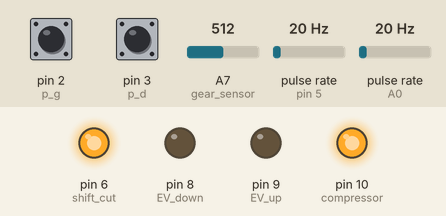
Bench run of a sketch on a simulated Arduino Nano, built with avr-gcc and run on an emulated ATmega328P. Shown: output pins drawn as LEDs (lit = HIGH). Wiring (inferred from the names in the program): 2 × pulse sensor: data pin 5 / data A0. Dashed ring = blinking. The test bench sets the inputs (shaded band); at power-on: pulse rate (sensors on A0, pin 5) 20 Hz, pin 2 (p_g) HIGH, pin 3 (p_d) HIGH, A7 (gear_sensor) = 512.

Above: at 1.2 s.
1.3 s: pulse rate (sensor on A0) set to 28 Hz
At 4.1 s:
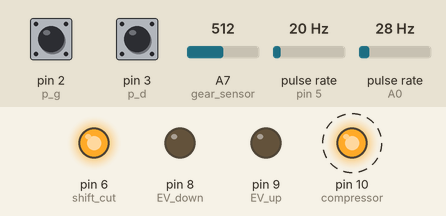
4.3 s: pulse rate (sensor on A0) set to 33 Hz
At 5.4 s:
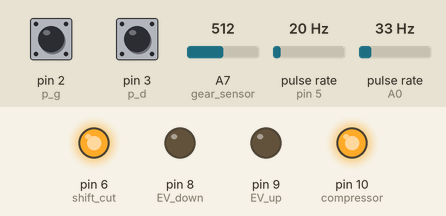
5.8 s: pin 2 (p_g) pulled LOW for 0.15 s
At 5.95 s:
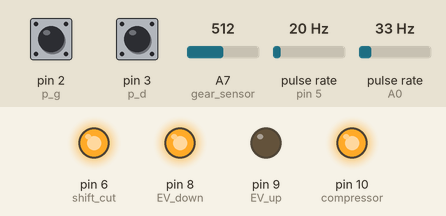
7.6 s: pulse rate (sensor on A0) set to 4 Hz
At 9.2 s:
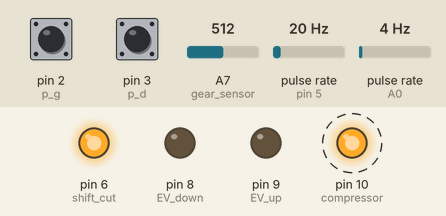
10.6 s: pulse rate (sensor on A0) set to 50 Hz
At 11.1 s:
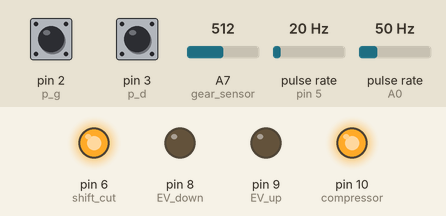
Timing chart, 0 to 13.1 s (numbered marks = the images above; inputs shaded):
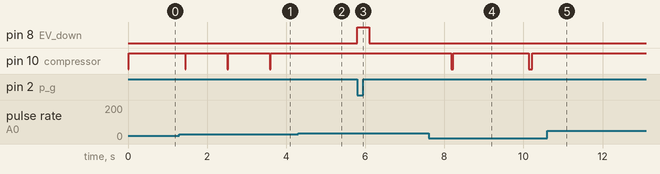

The sketch:

shifterV3.ino
```cpp
#include "Pins.h"
#include "Globales.h"
#include "Shifter.h"

volatile bool p_up = false;
volatile bool p_down = false;

volatile int RPM = 0;

void Press_upshift(){
    bitClear(EIMSK, INT1);
    p_up = true;
}

void Press_downshift(){
    bitClear(EIMSK, INT0);
    p_down = true;
}

ISR(PCINT1_vect){             // Fonction appelé dès qu'une interruption PCINT1 est déclenché (CHANGE)
    if (digitalRead(pressure_sensor)){
        TCNT2 = 0;                // mettre le timer2 à 0
        bitSet(TIMSK2, TOIE2);    // Activation interrupt sur débordement du timer2
  }

    else{
        bitClear(TIMSK2, TOIE2);          // Désactivation interrupt sur débordement du timer2
        digitalWrite(compressor,HIGH);
  }
}

ISR(TIMER2_OVF_vect){                 // Fonction appelé dès débordement du timer2 (débordement toutes les 16.384ms)
    volatile static byte overflow_counter = 0;

    overflow_counter ++;
    if (overflow_counter == 30){     // ~500ms
        bitClear(TIMSK2, TOIE2);          // Désactivation interrupt sur débordement du timer2
        digitalWrite(compressor, LOW);
        overflow_counter = 0;
    }
}

ISR(PCINT2_vect){
    if (digitalRead(rpm_pin)){  // front montant
        int timer = TCNT1;
        //TCNT1 = 0;
        RPM = RPM_MAX*(1-timer*fpwm/ftim);
    }

    else{                       // front descendant
        TCNT1 = 0;                // mettre le timer1 à 0
    }
}

ISR(TIMER1_OVF_vect){
    RPM = 0;
}

void setup(){
    noInterrupts();            // On désactive toutes les interruptions

    ///// INITIALISATION DES IO
    pinMode(EV_up, OUTPUT);     // on configure les pins des électrovannes en sortie
    digitalWrite(EV_up, LOW);

    pinMode(EV_down, OUTPUT);
    digitalWrite(EV_down, LOW);

    pinMode(p_d, INPUT_PULLUP);    // quand la palette n'est pas pressé le pin est à 5V, quand on presse la palette le pin est à 0V
    pinMode(p_g, INPUT_PULLUP);    // on utilise la résistance de pull-up interne à l'arduino

    pinMode(pressure_sensor, INPUT_PULLUP);  // interupteur normalement ouvert
    pinMode(compressor, OUTPUT);
    digitalWrite(compressor, LOW);

    pinMode(shift_cut, OUTPUT);         // pin envoyant l'ordre à l'ECU de couper l'allumage lorsqu'on passe une vitesse (shift cut sur front descendant)
    digitalWrite(shift_cut, HIGH);

    pinMode(gear_sensor, INPUT);
    pinMode(rpm_pin, INPUT);

    ///// CONFIGURATION DES INTERRUPTIONS
    attachInterrupt(digitalPinToInterrupt(p_d), Press_upshift, FALLING);    // On attache la fonction "Press_upshift" à l'interruption sur front descendant du pin de la palette droite
    attachInterrupt(digitalPinToInterrupt(p_g), Press_downshift, FALLING);  // On attache la fonction "Press_downshift" à l'interruption sur front descendant du pin de la palette gauche

    bitSet(PCICR, PCIE1);     // Activation des interrupt sur PCINT1
    PCMSK1 = 0b00000001;      // Activation de la broche A0 sur l'interruption de PCINT1

    bitSet(PCICR, PCIE2);     // Activation des interrupt sur PCINT2
    PCMSK2 = 0b00100000;      // Activation de la broche 5 sur l'interruption de PCINT2

    bitSet(TIMSK1, TOIE1);    // Activation interrupt sur débordement du timer 1
    bitClear(TCCR1B, CS12);   // prescaler de 1
    bitClear(TCCR2B, CS11);
    bitSet(TCCR2B, CS10);

    bitClear(TIMSK2, TOIE2);  // Désactivation interrupt sur débordement du timer 2
    bitSet(TCCR2B, CS22);     // On divise par 1024 le timer2 (interruption toutes les 16.384ms)
    bitSet(TCCR2B, CS21);
    bitSet(TCCR2B, CS20);

    interrupts();             // On autorise les interruptions
}

void loop() {
    byte gear = read_gear();                                 // on lit le rapport engagé
    shift(&gear, &p_up, &p_down, RPM);                       // on change le rapport de boite
}
```

Globales.h
```cpp
// DUREE ACTIVATION ELECTRO-VANNES :
#define T_up 300                   //(ms) temps d'activation du circuit pneumatique pour monter un rapport
#define T_down 300                 //(ms) temps d'activation du circuit pneumatique pour descendre un rapport
#define T_increment 10             //(ms) pas d'incrementation pour la recherce du neutre
#define T_neutre_base 50

// SECURITE
#define Gear_max 5
#define RPM_downshift_max 9000
#define RPM_min_allume 1000
#define T_rearmage 500               //(ms) durée pause après passage d'un rapport

//RPM
#define RPM_MAX 15000
#define ftim 16000000
#define fpwm 250.0
```

Shifter.cpp
```cpp
#include "Arduino.h"
#include "Globales.h"
#include "Pins.h"
#include "Shifter.h"

void shift (byte *gear, volatile bool *p_up, volatile bool *p_down, int RPM){
    if (*p_down == true and RPM < RPM_downshift_max){   //si on veut passer la vitesse inférieur
      if (*gear <= 1){  // si on est en 1ere, il faut faire tourner le selecteur dans le sens inverse (on tourne dans le sens de la montée de rapport)
        NEUTRE(gear);
      }
      else{
        DOWNSHIFT();
      }
    }

    else if (*p_up == true and *gear < Gear_max){   //si on veut passer la vitesse supérieure
      if (*gear == 0){  // si on est au neutre, il faut faire tourner le selecteur dans le sens inverse (on tourne dans le sens de la descente de rapport)
        DOWNSHIFT();
      }
      else{
        UPSHIFT();
      }
    }

    if (*p_down or *p_up){
      *p_down = false;
      *p_up = false;
      wait(T_rearmage);           // On attend T_rearmage ms

      EIFR = (0b11<<0);           // Reset les flags d'interruption pour éviter faux trigger
      // Pour reset EIFR il faut écrire 1, pas mettre la valeur du bit à 1 !

      EIMSK |= (0b11<<0);         // Réactivation des interruptions palettes
      /* Equivalent to :
      bitSet(EIMSK, INT0);
      bitSet(EIMSK, INT1);
      */
    }

}

////
void NEUTRE(byte *gear){
    int nb_try = 0;

    while (!digitalRead(p_g) and *gear!=0){   // On vérifie qu'on est pas déjà au neutre et que le pilote appuis sur la palette de gauche
        digitalWrite(shift_cut,LOW);
        digitalWrite(shift_cut,HIGH);

        if (*gear==1){
            digitalWrite(EV_up,HIGH);  //on envoie 5V sur la commande pneumatique pour monter le rapport (on ferme le transistor)
            wait(T_neutre_base + T_increment*nb_try);
            digitalWrite(EV_up,LOW);
        }
        else if (*gear==2){
            digitalWrite(EV_down,HIGH);  //on envoie 5V sur la commande pneumatique pour monter le rapport (on ferme le transistor)
            wait(T_neutre_base + T_increment*nb_try);
            digitalWrite(EV_down,LOW);
        }

        byte last_gear = *gear;         // On update que le rapport de boite engagé
        *gear = read_gear();

        if (*gear == last_gear){
            nb_try += 1;                // On incrémente le nb d'essaie pour augmenter la durée d'activation des électrovannes à l'essaie suivant si le rapport n'est pas passé
        }
        else{
            nb_try= 0;                  // Si on a sauté le point mort, on réinitialise le compteur
        }

        wait(100);
    }
}

////
void UPSHIFT(){
    digitalWrite(shift_cut,LOW);  //on envoie l'info à l'ECU qu'on shift pour qu'il coupe l'allumage pendant un temps réglé dans l'ECU
    digitalWrite(shift_cut,HIGH);

    digitalWrite(EV_up,HIGH);   //on envoie 5V sur la commande pneumatique pour monter le rapport (on ferme le transistor)
    wait(T_up);                 // On attend T_up milliseconde
    digitalWrite(EV_up,LOW);    //on stop le circuit pneumatique
}

////
void DOWNSHIFT(){
    digitalWrite(shift_cut,LOW);  //on envoie l'info à l'ECU qu'on shift pour qu'il coupe l'allumage pendant un temps régler dans l'ECU
    digitalWrite(shift_cut,HIGH);

    digitalWrite(EV_down,HIGH);   //on envoie 5V sur la commande pneumatique pour monter le rapport (on ferme le transistor)
    wait(T_down);                 //pendant T_down milliseconde
    digitalWrite(EV_down,LOW);    //on stop le circuit pneumatique
}

byte read_gear(){
    const float U_ref_gear[6] = {1, 1, 1, 1, 1, 1};   // Tension de seuil à paramétrer

    float U = analogRead(gear_sensor)*5/1023.0;

    if (U<U_ref_gear[0]){
        return(1);
    }
    else if (U<U_ref_gear[1]){
        return(0);
    }
    else if (U<U_ref_gear[2]){
        return(2);
    }
    else if (U<U_ref_gear[3]){
        return(3);
    }
    else if (U<U_ref_gear[4]){
        return(4);
    }
    else if (U<U_ref_gear[5]){
        return(5);
    }
    else{
        return(6);
    }
}

void wait(unsigned long waiting_time_ms){   // Fonction delais non bloquante
  unsigned long start_time = millis();                // millis() overflow au bout de 50 jours
  while (millis() - start_time < waiting_time_ms){
    __asm__ __volatile__ ("nop\n\t");                 // Instruction assembleur NOP : ne rien faire
  }
}
```

Shifter.h
```cpp
#ifndef SHIFTER_H
#define SHIFTER_H

void shift(byte *gear, volatile bool *p_up, volatile bool *p_down, int RPM);
void NEUTRE(byte *gear);
void UPSHIFT(void);
void DOWNSHIFT(void);
byte read_gear(void);
void wait(unsigned long waiting_time_ms);
#endif
```

Pins.h
```cpp
#define EV_up 9                       //pin sorties pour actionner le circuit pneumatique
#define EV_down 8

#define compressor 10                //pin activant le compresseur
#define pressure_sensor A0
#define shift_cut 6                   //pin servant à dire à informer l'ECU qu'on shift pour couper l'allumage (régler temps de coupure dans le logiciel de gestion de l'ECU)

#define p_d 3                         //pin entrée pour donner l'ordre de changer de rapport (palettes droite/gauche)
#define p_g 2

#define gear_sensor A7
#define rpm_pin 5
```

Measured:
- the behaviour switches between 30 and 31 Hz on pulse rate (sensor on A0) (found by bisection; images 1 and 2)
- after the input at 1.3 s, pin 10 (compressor): alternates HIGH for 1.1 s and LOW for 0.02 s, starting after 0.14 s
- after the input at 4.3 s, pin 10 (compressor): stops changing and stays HIGH
- after the input at 5.8 s, pin 8 (EV_down): LOW → HIGH at once, → LOW 0.30 s later
- after the input at 7.6 s, pin 10 (compressor): alternates HIGH for 1.9 s and LOW for 0.08 s, starting after 0.57 s
- after the input at 10.6 s, pin 10 (compressor): stays HIGH (without the input it goes to LOW after 1.5 s)
